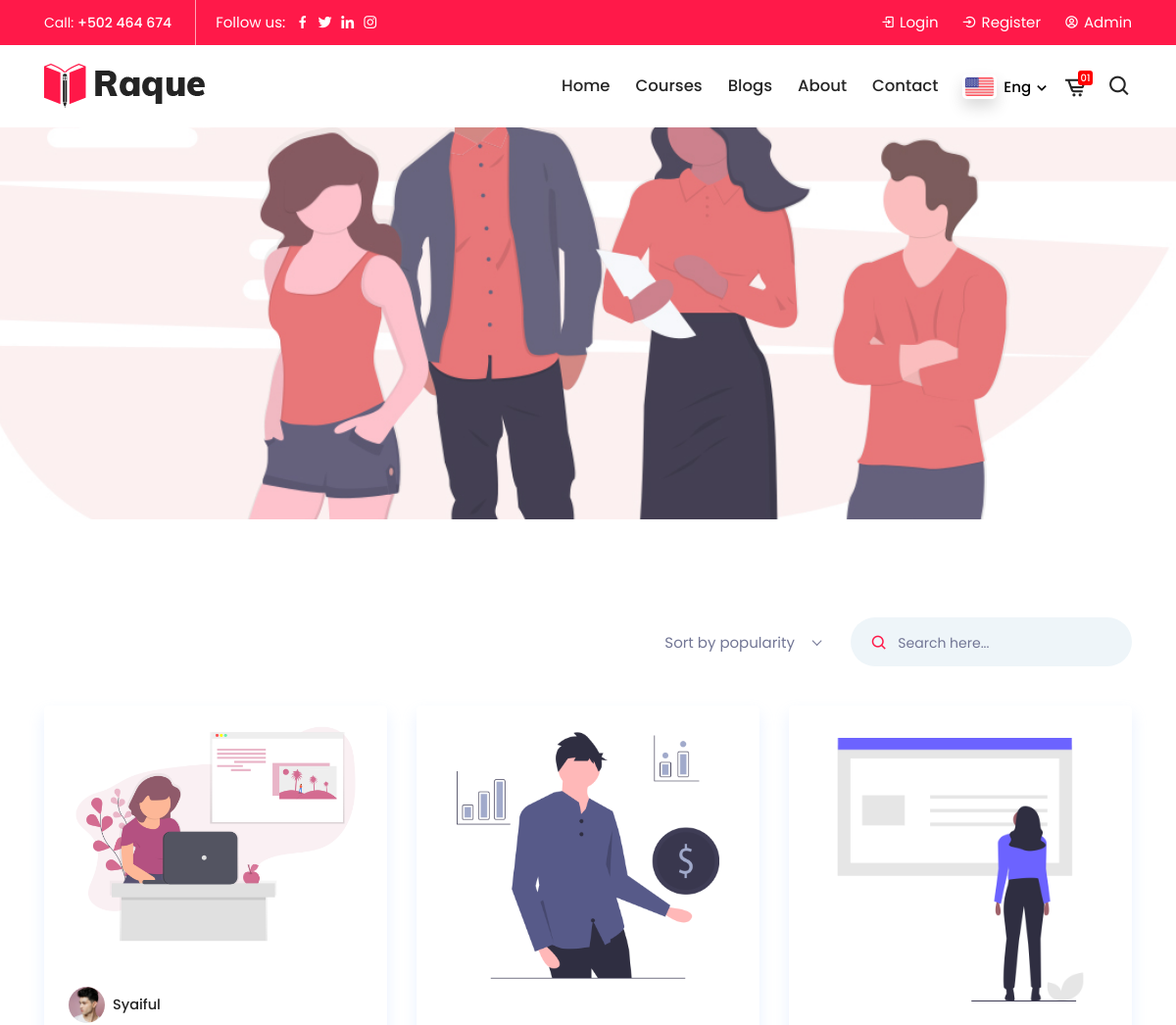
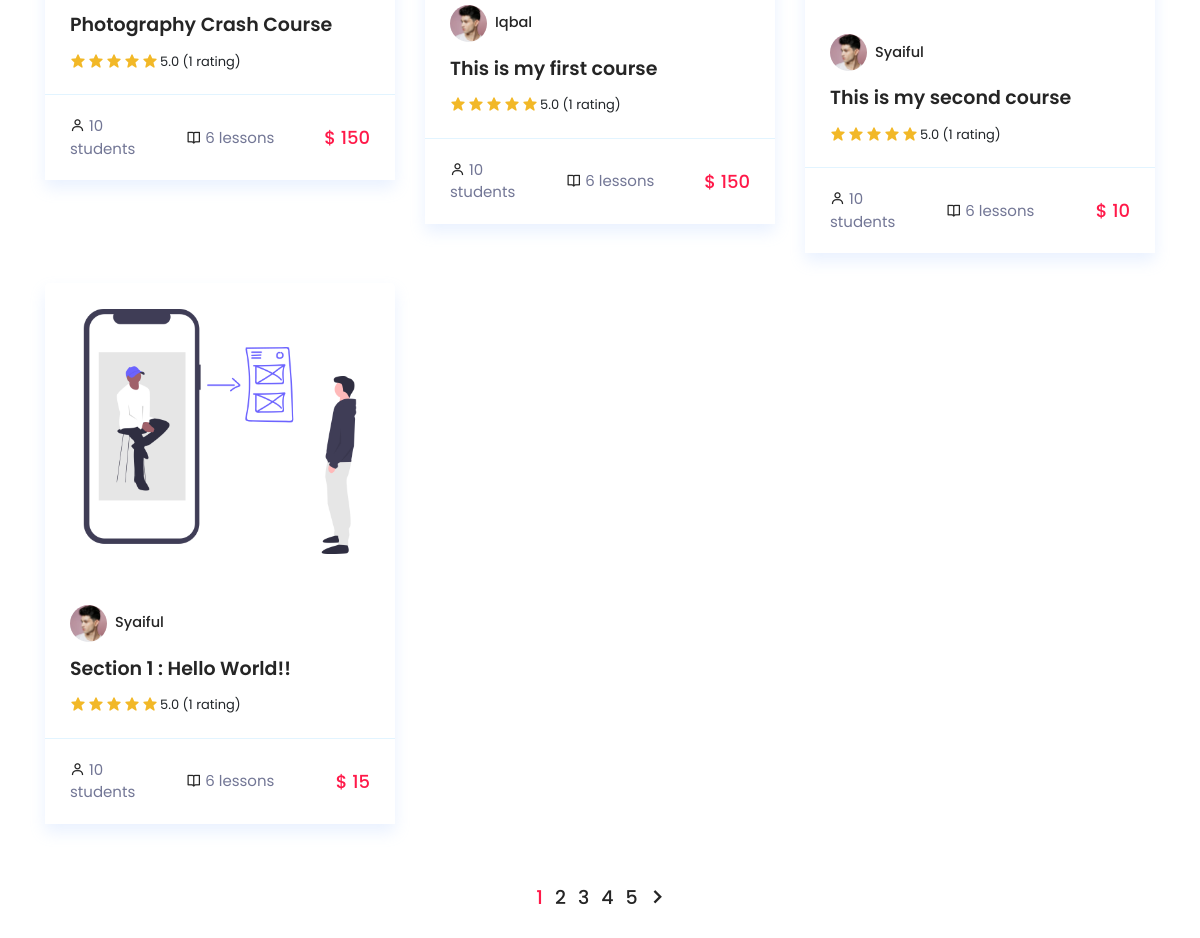
Page /index.php/courses on the committed database (2 pictures, top to bottom).
### tables this page shows
CREATE TABLE `kursus` (
  `id` int(11) NOT NULL,
  `title` varchar(255) NOT NULL,
  `author_id` int(11) NOT NULL,
  `image` text NOT NULL,
  `author` varchar(255) NOT NULL,
  `author_image` text NOT NULL,
  `deskripsi` text NOT NULL,
  `harga` int(11) NOT NULL,
  `date_created` date NOT NULL,
  `publish` varchar(255) NOT NULL
);

### application/controllers/Courses.php (called while the page is built, shortened)
<?php
class Courses extends CI_Controller
{
    public function __construct()
    {
        $this->load->model('Kursus_model');
        $this->load->library('form_validation');
        $this->load->helper(array('form', 'url'));
    }
    public function index()
    {
        $data['judul'] = 'Courses';
        $data['kursus'] = $this->Kursus_model->getAllKursus();
        $this->load->view('frontend/templates/header', $data);
        $this->load->view('frontend/course/index', $data);
        $this->load->view('frontend/templates/footer');
    }
}

### index.php (called while the page is built, shortened)
<?php
require_once BASEPATH.'core/CodeIgniter.php';

### application/models/Kursus_model.php (called while the page is built, shortened)
<?php
class Kursus_model extends CI_Model
{
	public function getAllKursus()
	{
		return $this->db->get('kursus')->result_array();
	}
}

### application/views/frontend/course/index.php (the view, shortened to what this page needs)
<div class="page-title-area page-title-style-two item-bg1 jarallax" data-jarallax='{"speed": 0.3}'>
</div>
<section class="courses-area ptb-100">
    <div class="container">
        <div class="courses-topbar">
            <div class="row align-items-center">
                <div class="col-lg-8 col-md-8">
                    <div class="topbar-ordering-and-search">
                        <div class="row align-items-center">
                            <div class="col-lg-3 col-md-5 offset-lg-4 offset-md-1 col-sm-6">
                                <div class="topbar-ordering">
                                </div>
                            </div>
                            <div class="col-lg-5 col-md-6 col-sm-6">
                                <div class="topbar-search">
                                    <form>
                                        <label><i class="bx bx-search"></i></label>
                                        <input type="text" class="input-search" placeholder="Search here...">
                                    </form>
                                </div>
                            </div>
                        </div>
                    </div>
                </div>
            </div>
        </div>
        <div class="row">
            <?php foreach ($kursus as $krs) : ?>
                <div class="col-lg-4 col-md-6">
                    <div class="single-courses-box mb-30">
                        <div class="courses-image">
                            <a href="<?= base_url();  ?>courses/detail/<?= $krs['id'] ?>" class="d-block"><img src="<?= base_url();  ?>uploads/thumbnails/<?= $krs['image'] ?>" alt="image"></a>
                        </div>
                        <div class="courses-content">
                            <div class="course-author d-flex align-items-center">
                                <img src="<?= base_url();  ?>themes/img/user1.jpg" class="rounded-circle mr-2" alt="image">
                                <span><?= ucwords($krs['author']) ?></span>
                            </div>
                            <h3><a href="<?= base_url();  ?>courses/detail/<?= $krs['id'] ?>" class="d-inline-block"><?= $krs['title'] ?></a></h3>
                            <div class="courses-rating">
                                <div class="review-stars-rated">
                                    <i class='bx bxs-star'></i>
                                    <i class='bx bxs-star'></i>
                                    <i class='bx bxs-star'></i>
                                    <i class='bx bxs-star'></i>
                                    <i class='bx bxs-star'></i>
                                </div>
                                <div class="rating-total">
                                    5.0 (1 rating)
                                </div>
                            </div>
                        </div>
                        <div class="courses-box-footer">
                            <ul>
                                <li class="students-number">
                                    <i class='bx bx-user'></i> 10 students
                                </li>
                                <li class="courses-lesson">
                                    <i class='bx bx-book-open'></i> 6 lessons
                                </li>
                                <li class="courses-price">
                                    $ <?= $krs['harga'] ?>
                                </li>
                            </ul>
                        </div>
                    </div>
                </div>
            <?php endforeach; ?>
            <div class="col-lg-12 col-md-12 col-sm-12">
                <div class="pagination-area text-center">
                    <span class="page-numbers current" aria-current="page">1</span>
                    <a href="#" class="page-numbers">2</a>
                    <a href="#" class="page-numbers">3</a>
                    <a href="#" class="page-numbers">4</a>
                    <a href="#" class="page-numbers">5</a>
                    <a href="#" class="next page-numbers"><i class='bx bx-chevron-right'></i></a>
                </div>
            </div>
        </div>
    </div>
</section>

### application/views/frontend/templates/header.php (shortened to what this page needs)
<!doctype html>
<html lang="zxx">
<head>
    <link rel="stylesheet" href="<?= base_url(); ?>themes/css/bootstrap..min.css">
    <link rel="stylesheet" href="<?= base_url(); ?>themes/css/boxicons.min.css">
    <link rel="stylesheet" href="<?= base_url(); ?>themes/css/flaticon.css">
    <link rel="stylesheet" href="<?= base_url(); ?>themes/css/owl.carousel.min.css">
    <link rel="stylesheet" href="<?= base_url(); ?>themes/css/odometer.min.css">
    <link rel="stylesheet" href="<?= base_url(); ?>themes/css/meanmenu.min.css">
    <link rel="stylesheet" href="<?= base_url(); ?>themes/css/animate.min.css">
    <link rel="stylesheet" href="<?= base_url(); ?>themes/css/nice-select.min.css">
    <link rel="stylesheet" href="<?= base_url(); ?>themes/css/viewer.min.css">
    <link rel="stylesheet" href="<?= base_url(); ?>themes/css/slick.min.css">
    <link rel="stylesheet" href="<?= base_url(); ?>themes/css/magnific-popup.min.css">
    <link rel="stylesheet" href="<?= base_url(); ?>themes/css/style.css">
    <link rel="stylesheet" href="<?= base_url(); ?>themes/css/responsive.css">
</head>
<body>
    <header class="header-area p-relative">
        <div class="top-header top-header-style-four">
            <div class="container">
                <div class="row align-items-center">
                    <div class="col-lg-8 col-md-8">
                        <ul class="top-header-contact-info">
                            <li>
                                Call:
                                <a href="tel:502464674">+502 464 674</a>
                            </li>
                        </ul>
                        <div class="top-header-social">
                            <span>Follow us:</span>
                            <a href="#" target="_blank"><i class='bx bxl-facebook'></i></a>
                            <a href="#" target="_blank"><i class='bx bxl-twitter'></i></a>
                            <a href="#" target="_blank"><i class='bx bxl-linkedin'></i></a>
                            <a href="#" target="_blank"><i class='bx bxl-instagram'></i></a>
                        </div>
                    </div>
                    <div class="col-lg-4 col-md-4">
                        <ul class="top-header-login-register">
                            <li><a href="<?= base_url(); ?>auth"> <i class='bx bx-log-in'></i> Login</a></li>
                            <li><a href="#"><i class='bx bx-log-in-circle'></i> Register</a></li>
                            <li><a href="<?= base_url(); ?>admin/dashboard"><i class='bx bx-user-circle'></i> Admin</a></li>
                        </ul>
                    </div>
                </div>
            </div>
        </div>
        <div class="navbar-area navbar-style-three">
            <div class="raque-nav">
                <div class="container">
                    <nav class="navbar navbar-expand-md navbar-light">
                        <a class="navbar-brand" href="<?= base_url(); ?>">
                            <img src="<?= base_url(); ?>themes/img/black-logo.png" alt="logo">
                        </a>
                        <div class="collapse navbar-collapse mean-menu">
                            <ul class="navbar-nav">
                                <li class="nav-item"><a href="<?= base_url(); ?>" class="nav-link">Home</a></li>
                                <li class="nav-item"><a href="<?= base_url(); ?>courses" class="nav-link">Courses</a></li>
                                <li class="nav-item"><a href="<?= base_url(); ?>blogs" class="nav-link">Blogs</a></li>
                                <li class="nav-item"><a href="<?= base_url(); ?>about" class="nav-link">About</a></li>
                                <li class="nav-item"><a href="<?= base_url(); ?>contact" class="nav-link">Contact</a></li>
                            </ul>
                            <div class="others-option">
                                <div class="dropdown language-switcher d-inline-block">
                                    <button class="dropdown-toggle" type="button" data-toggle="dropdown" aria-haspopup="true" aria-expanded="false">
                                        <img src="<?= base_url(); ?>themes/img/us-flag.jpg" class="shadow" alt="image">
                                        <span>Eng <i class='bx bx-chevron-down'></i></span>
                                    </button>
                                </div>
                                <a href="cart.php" class="cart-wrapper-btn d-inline-block">
                                    <i class='bx bx-cart-alt'></i>
                                    <span>01</span>
                                </a>
                                <div class="search-box d-inline-block">
                                    <i class='bx bx-search'></i>
                                </div>
                            </div>
                        </div>
                    </nav>
                </div>
            </div>
        </div>
    </header>

### application/views/frontend/templates/footer.php (shortened to what this page needs)
</body>
</html>

### rows in the picture
kursus: image (picture), author "Syaiful", title "Photography Crash Course", harga "150"
kursus: image (picture), author "Iqbal", title "This is my first course", harga "150"
kursus: image (picture), author "Syaiful", title "This is my second course", harga "10"
kursus: image (picture), author "Syaiful", title "Section 1 : Hello World!!", harga "15"
